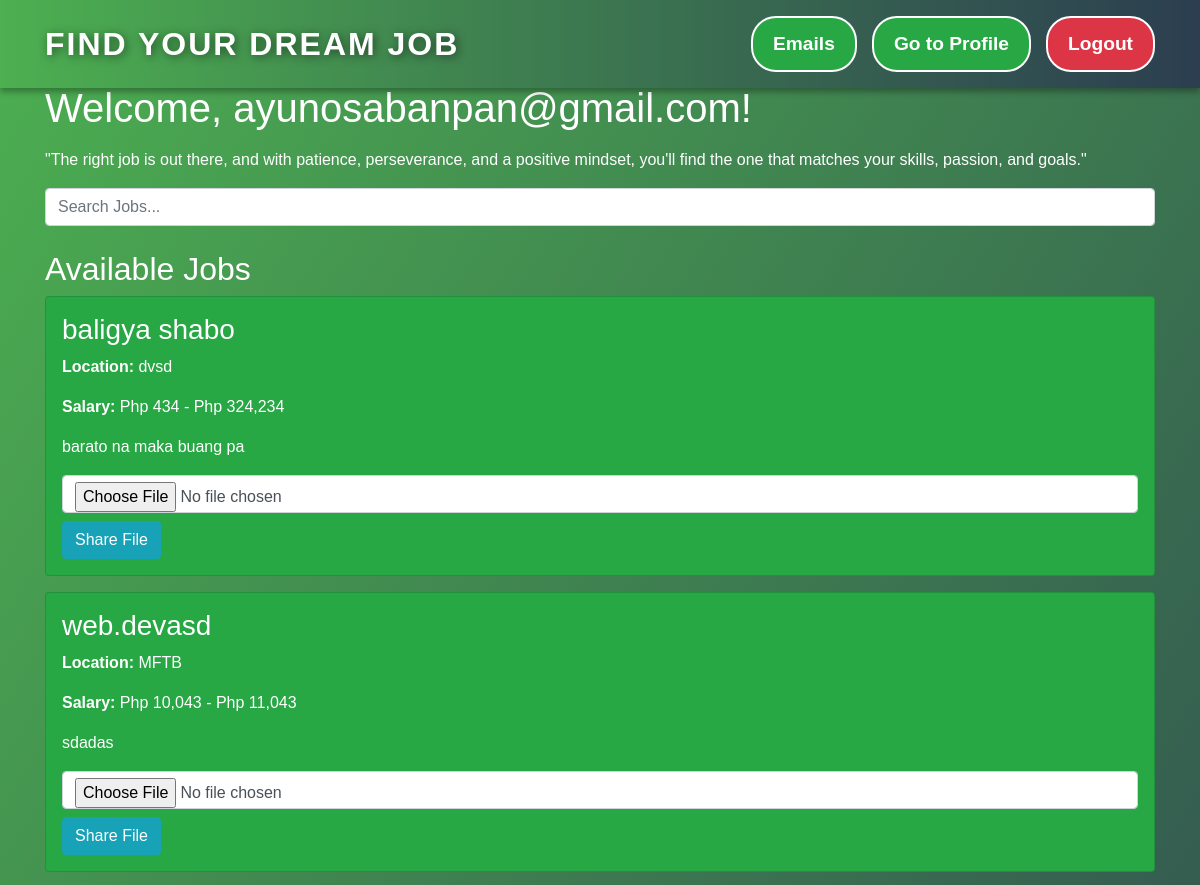
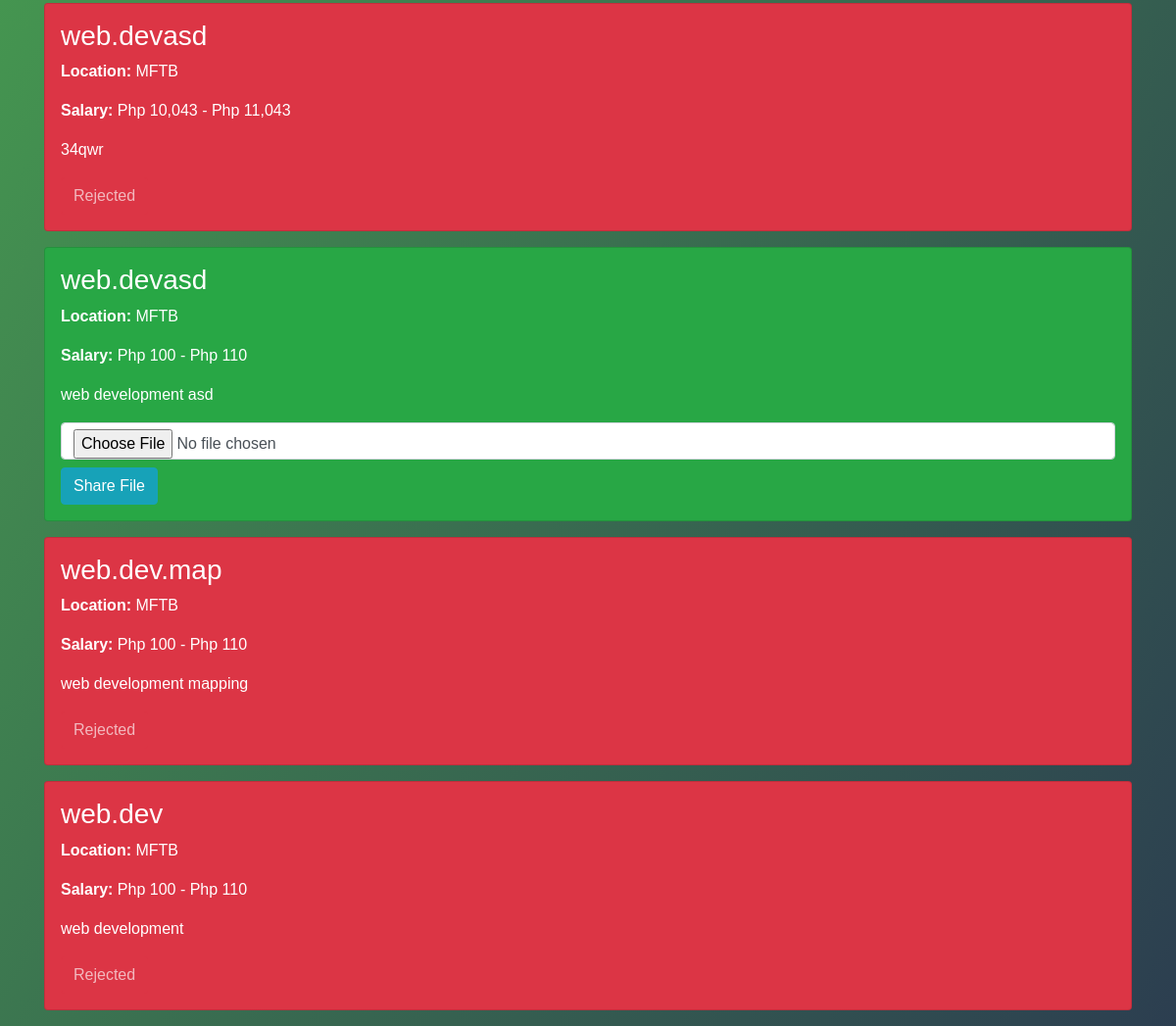
The app's page /dashboard.php (signed in) with its own data (2 pictures, top to bottom).
### tables this page shows
CREATE TABLE `jobs` (
  `id` int(11) NOT NULL,
  `job_title` varchar(255) NOT NULL,
  `job_description` text NOT NULL,
  `job_location` varchar(255) NOT NULL,
  `min_salary` int(11) NOT NULL,
  `max_salary` int(11) NOT NULL,
  `created_at` timestamp NOT NULL DEFAULT current_timestamp()
);

CREATE TABLE `applications` (
  `id` int(11) NOT NULL,
  `user_id` int(11) NOT NULL,
  `job_id` int(11) NOT NULL,
  `applied_at` timestamp NOT NULL DEFAULT current_timestamp(),
  `status` enum('pending','hired','rejected') DEFAULT 'pending'
);

### dashboard.php (the view, shortened to what this page needs)
<?php
$user_id = $_SESSION["id"];
$user_email = htmlspecialchars($_SESSION["personal_email"]);
try {
    $pdo = new PDO("mysql:host=" . DB_SERVER . ";dbname=" . DB_NAME, DB_USERNAME, DB_PASSWORD);
    $pdo->setAttribute(PDO::ATTR_ERRMODE, PDO::ERRMODE_EXCEPTION);
} catch(PDOException $e) {
    die("ERROR: Could not connect. " . $e->getMessage());
}
$searchTerm = '';
$sql = "SELECT * FROM jobs WHERE job_title LIKE :searchTerm ORDER BY created_at DESC";
$stmt = $pdo->prepare($sql);
$stmt->bindValue(':searchTerm', '%' . $searchTerm . '%');
$stmt->execute();
$jobs = $stmt->fetchAll(PDO::FETCH_ASSOC);
?>
<!DOCTYPE html>
<html lang="en">
<head>
    <link rel="stylesheet" href="https://stackpath.bootstrapcdn.com/bootstrap/4.5.2/css/bootstrap.min.css">
</head>
<body>
    <nav class="navbar navbar-expand-lg navbar-light bg-light">
        <div class="container">
            <a class="navbar-brand" href="#">Find Your Dream Job</a>
            <div class="navbar-nav ml-auto">
                <a href="emails.php" class="btn btn-success">Emails</a>
                <a href="profile.php" class="btn btn-success">Go to Profile</a>
                <a href="logout.php" class="btn btn-danger">Logout</a>
            </div>
        </div>
    </nav>
    <div class="container mt-4">
        <h1 class="mb-3">Welcome, <?php echo $user_email; ?>!</h1>
        <p>"The right job is out there, and with patience, perseverance, and a positive mindset, you'll find the one that matches your skills, passion, and goals."</p>
        <input type="text" id="search" class="form-control" placeholder="Search Jobs..." onkeyup="searchJobs()">
        <h2 class="mt-4">Available Jobs</h2>
        <div id="job-list">
            <?php
            if ($jobs) {
                foreach ($jobs as $job) {
                    $sql = "SELECT status FROM applications WHERE user_id = :user_id AND job_id = :job_id";
                    $stmt = $pdo->prepare($sql);
                    $stmt->bindValue(':user_id', $user_id);
                    $stmt->bindValue(':job_id', $job['id']);
                    $stmt->execute();
                    $application = $stmt->fetch(PDO::FETCH_ASSOC);
                    $status = $application ? $application['status'] : 'none';
                    $buttonClass = 'btn-primary';
                    $buttonText = 'Apply';
                    $buttonDisabled = '';
                    $statusClass = '';
                    if ($status == 'pending') {
                        $buttonClass = 'btn-warning';
                        $buttonText = 'Application in Process';
                        $statusClass = 'bg-warning text-dark';
                        $buttonDisabled = 'disabled';
                    } elseif ($status == 'hired') {
                        $buttonClass = 'btn-success';
                        $buttonText = 'Hired';
                        $statusClass = 'bg-success text-white';
                        $buttonDisabled = 'disabled';
                    } elseif ($status == 'rejected') {
                        $buttonClass = 'btn-danger';
                        $buttonText = 'Rejected';
                        $statusClass = 'bg-danger text-white';
                        $buttonDisabled = 'disabled';
                    }
                    echo '<div class="card p-3 mb-3 ' . $statusClass . '">';
                    echo '<h3>' . htmlspecialchars($job['job_title']) . '</h3>';
                    echo '<p><strong>Location:</strong> ' . htmlspecialchars($job['job_location']) . '</p>';
                    echo '<p><strong>Salary:</strong> Php ' . number_format($job['min_salary']) . ' - Php ' . number_format($job['max_salary']) . '</p>';
                    echo '<p>' . nl2br(htmlspecialchars($job['job_description'])) . '</p>';
                    if ($status == 'hired') {
                        echo '<form method="POST" action="" enctype="multipart/form-data">
                                <input type="hidden" name="job_id" value="' . $job['id'] . '">
                                <input type="file" name="file" class="form-control mb-2" required>
                                <button type="submit" name="upload_file" class="btn btn-info">Share File</button>
                              </form>';
                    } else {
                        echo '<form method="POST" action="">
                                <input type="hidden" name="job_id" value="' . $job['id'] . '">
                                <button type="submit" name="apply" class="btn ' . $buttonClass . '" ' . $buttonDisabled . '>' . $buttonText . '</button>
                              </form>';
                    }
                    echo '</div>';
                }
            } else {
                echo '<p>No jobs available.</p>';
            }
            ?>
        </div>
    </div>
</body>
</html>

### dashboard.php (style rules this page uses)
body { margin: 0; padding: 0; font-family: 'Arial', sans-serif; background: linear-gradient(to bottom right, #4CAF50, #2c3e50); color: #fff; min-height: 100vh; display: flex; flex-direction: column; align-items: center; padding-top: 60px; }
.navbar { background: linear-gradient(to right, #4CAF50, #2c3e50); box-shadow: 0 4px 6px rgba(0, 0, 0, 0.3); position: fixed; top: 0; left: 0; width: 100%; z-index: 1000; padding: 15px 20px; display: flex; justify-content: space-between; align-items: center; }
.navbar .navbar-brand { color: #fff; font-size: 2rem; font-weight: bold; text-transform: uppercase; letter-spacing: 2px; text-shadow: 2px 2px 10px rgba(0, 0, 0, 0.5); }
.navbar .navbar-nav .btn { color: white; font-size: 1.2rem; font-weight: bold; padding: 12px 20px; border: 2px solid #fff; border-radius: 25px; transition: all 0.3s ease; margin-left: 15px; }

### records on screen
jobs: job_title "baligya shabo", job_location "dvsd", min_salary "434", max_salary "324,234", job_description "barato na maka buang pa"
jobs: job_title "web.devasd", job_location "MFTB", min_salary "10,043", max_salary "11,043", job_description "sdadas"
jobs: job_title "web.devasd", job_location "MFTB", min_salary "10,043", max_salary "11,043", job_description "34qwr", applications.status "Rejected"
jobs: job_title "web.devasd", job_location "MFTB", min_salary "100", max_salary "110", job_description "web development asd"
jobs: job_title "web.dev.map", job_location "MFTB", min_salary "100", max_salary "110", job_description "web development mapping", applications.status "Rejected"
jobs: job_title "web.dev", job_location "MFTB", min_salary "100", max_salary "110", job_description "web development", applications.status "Rejected"

### other values on screen
$user_email "ayunosabanpan@gmail.com"
